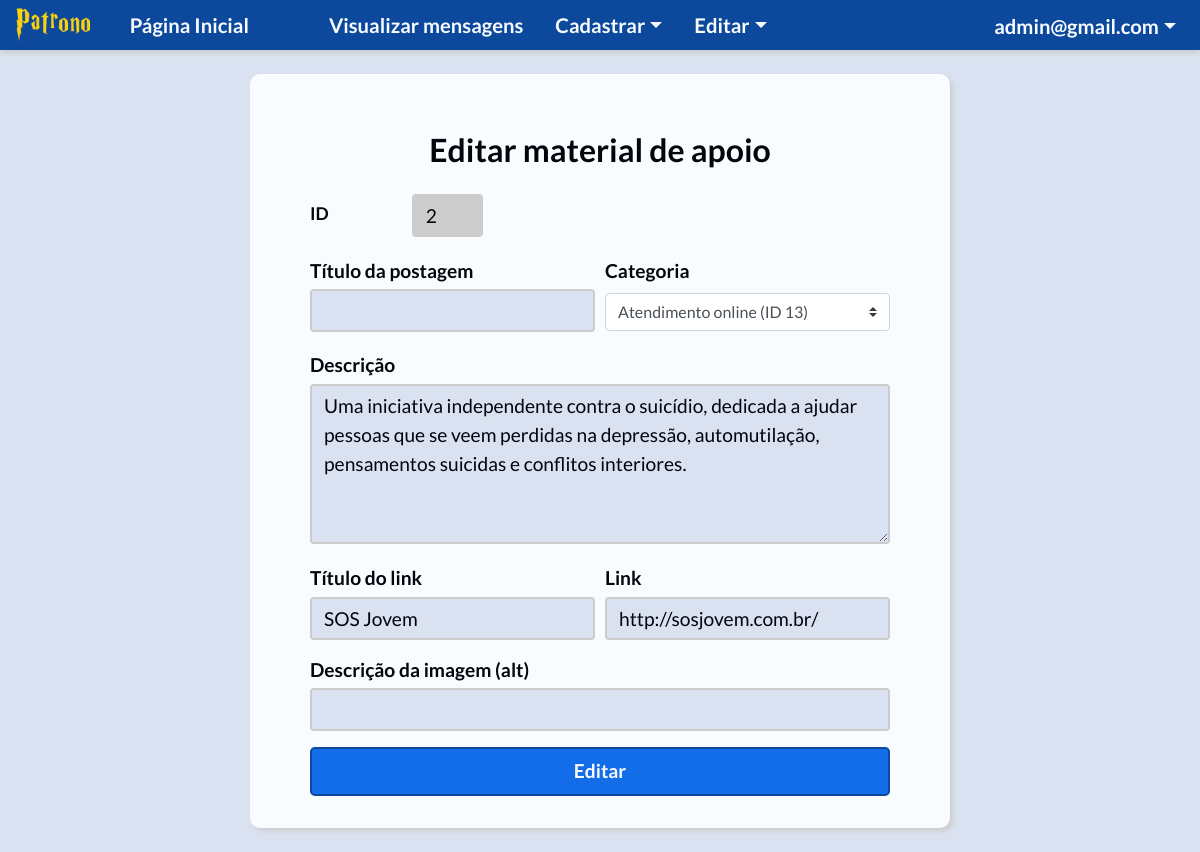
The app's page /php/admin/material-editar.php?id=2 (signed in) with its own data.
### tables this page shows
CREATE TABLE `material` (
  `id` int(11) NOT NULL,
  `titulo` varchar(255) DEFAULT NULL,
  `id_categoria` int(11) DEFAULT NULL,
  `descricao` text,
  `titulo_link` varchar(255) DEFAULT NULL,
  `link` varchar(255) DEFAULT NULL,
  `descricao_imagem` text,
  `data_cadastro` datetime DEFAULT NULL
);

CREATE TABLE `material_categoria` (
  `id` int(11) NOT NULL,
  `nome` varchar(255) DEFAULT NULL
);

### php/admin/material-editar.php (the view, shortened to what this page needs)
<!DOCTYPE html>
<html lang="pt-br">
<head>
  <link rel="stylesheet" href="/patrono/css/bootstrap.min.css">
  <link rel="stylesheet" href="/patrono/css/header.css">
  <link rel="stylesheet" href="/patrono/css/style.css">
</head>
<body>
  <?php
    require_once('header.php');
    require('../../db.php');
    $id=$_GET['id'];
    $consult = $pdo->query("SELECT * FROM material_categoria ORDER BY nome");
    $stmt = $pdo->prepare("SELECT *, m.id id_material from material m join material_categoria c on m.id_categoria = c.id where m.id=$id;");
    $stmt->execute();
    $result = $stmt->fetch(PDO::FETCH_ASSOC);
  ?>
  <div class="container container-light col-12 col-sm-10 col-lg-7">
    <h1 class="titulo my-3">Editar material de apoio</h1>
    <div class="form-group row mt-4">
      <label for="id" class="col-sm-2 col-form-label bold">ID</label>
      <div class="col-sm-2">
        <input type="text" id="id" class="form-control" value="<?php if(isset($result['id_material'])){echo $result['id_material'];}?>" readonly>
      </div>
    </div>
    <form method="post">
      <div class="form-row">
        <div class="form-group col-md-6">
          <label for="titulo" class="bold my-1">Título da postagem</label>
          <input type="text" name="titulo" id="titulo" class="form-control" value="<?php if(isset($result['titulo'])){echo $result['titulo'];}?>">
        </div>
        <div class="form-group col-md-6">
          <label for="categoria" class="bold my-1">Categoria</label>
          <select name="categoria" id="categoria" class="form-control-lg custom-select my-1 mr-sm-2">
            <?php while ($categoria = $consult->fetch(PDO::FETCH_ASSOC)) { ?>
              <option value="<?php echo $categoria['id'] ?>" <?php if ($categoria['id'] == $result['id_categoria']){ echo "selected"; } ?>>
                <?php echo $categoria['nome'] ?> (ID <?php echo $categoria['id'] ?>)
              </option>
            <?php } ?>
          </select>
        </div>
      </div>
      <div class="form-group">
        <label for="descricao" class="mb-1 bold">Descrição</label>
        <textarea name="descricao" id="descricao" class="form-control" rows="5"><?php if(isset($result['descricao'])){echo $result['descricao'];}?></textarea>
      </div>
      <div class="form-row">
        <div class="form-group col-md-6">
          <label for="titulo-link" class="bold my-1">Título do link</label>
          <input type="text" name="titulo-link" id="titulo-link" class="form-control" value="<?php if(isset($result['titulo_link'])){echo $result['titulo_link'];}?>">
        </div>
        <div class="form-group col-md-6">
          <label for="link" class="bold my-1">Link</label>
          <input type="text" name="link" id="link" class="form-control" value="<?php if(isset($result['link'])){echo $result['link'];}?>">
        </div>
      </div>
      <div class="form-group">
        <label for="descricao_imagem" class="mb-1 bold">Descrição da imagem (alt)</label>
        <input type="text" name="descricao_imagem" id="descricao_imagem" class="form-control" value="<?php if(isset($result['descricao_imagem'])){echo $result['descricao_imagem'];}?>">
      </div>
      <button name="editar" class="btn btn-primary btn-lg btn-block bold mb-2" type="submit">Editar</button>
    </form>
  </div>
</body>
</html>

### css/style.css (style rules this page uses)
body { background-color: #dae2f2; font-family: 'Lato', sans-serif!important; font-size: 1.1rem; }
.container { border-radius: 10px; margin: 2% auto; padding: 2% 5%; }
.container-light { background-color: #f9fcff; box-shadow: 3px 3px 5px #ccc; color: #01050c; }
.bold { font-weight: 600; }
.titulo { font-family: 'Lato', sans-serif; font-size: 2rem; font-weight: 700; padding-top: 3%; text-align: center; }
label { font-size: 1.2rem; }
.form-control { background-color: #dae2f2; border: 2px solid #ccc; color: #01050c; font-size: 1.2rem; }
.form-control::placeholder { color: #333; }
.btn-primary { background-color: #136ce8; border: 2px solid #0c489c; color: #f9fcff; font-size: 1.2rem; }
.form-control:disabled, .form-control[readonly] { background-color: #ccc; }

### records on screen
material: id "2", categoria "Atendimento online (ID 13)", descricao "Uma iniciativa independente contra o suicídio, dedicada a ajudar pessoas que se veem perdidas na depressão, automutilação, pensamentos suicidas e conflitos interiores.", titulo-link "SOS Jovem", link "http://sosjovem.com.br/"

### other values on screen
$_SESSION['email'] "admin@gmail.com"
